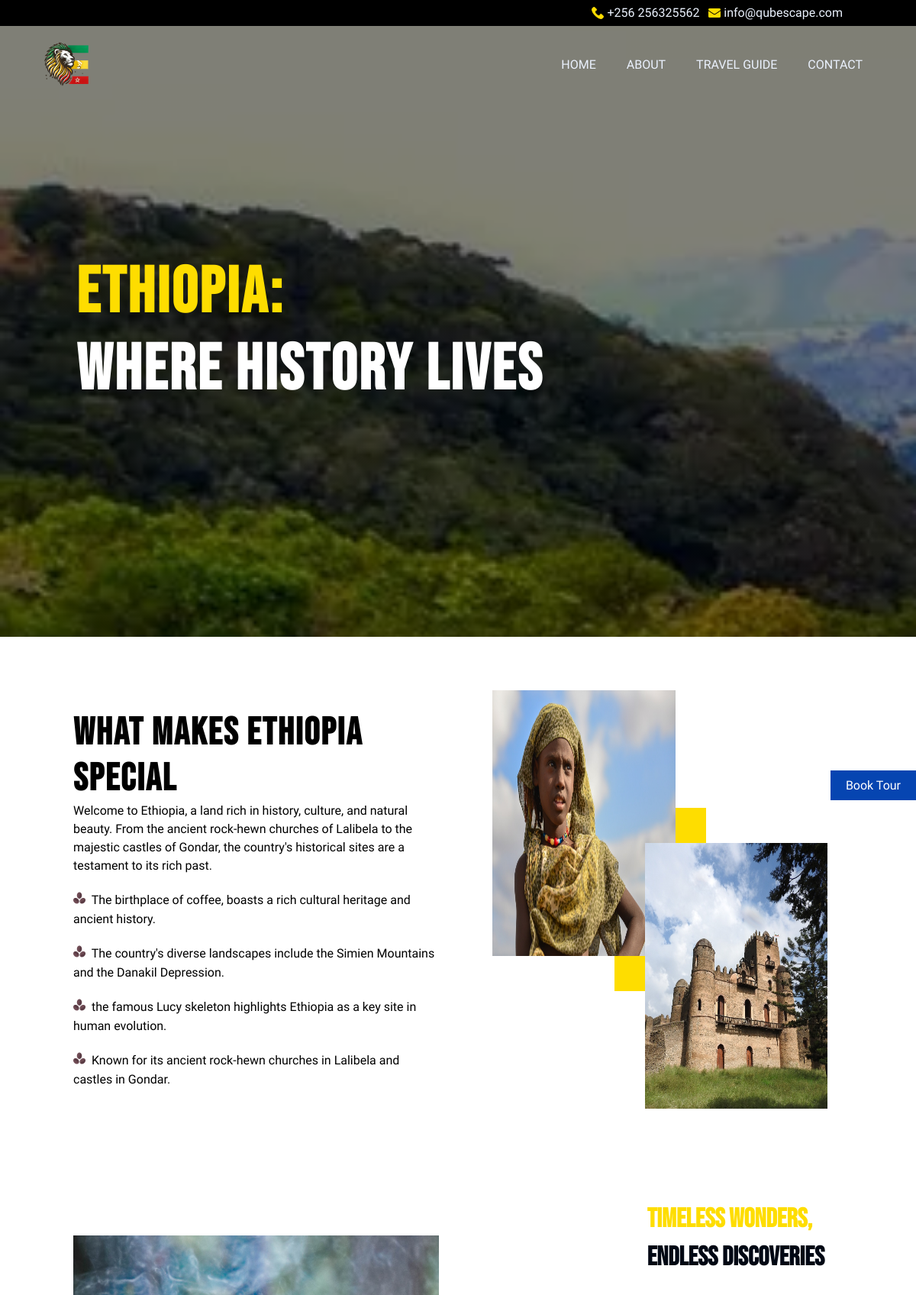
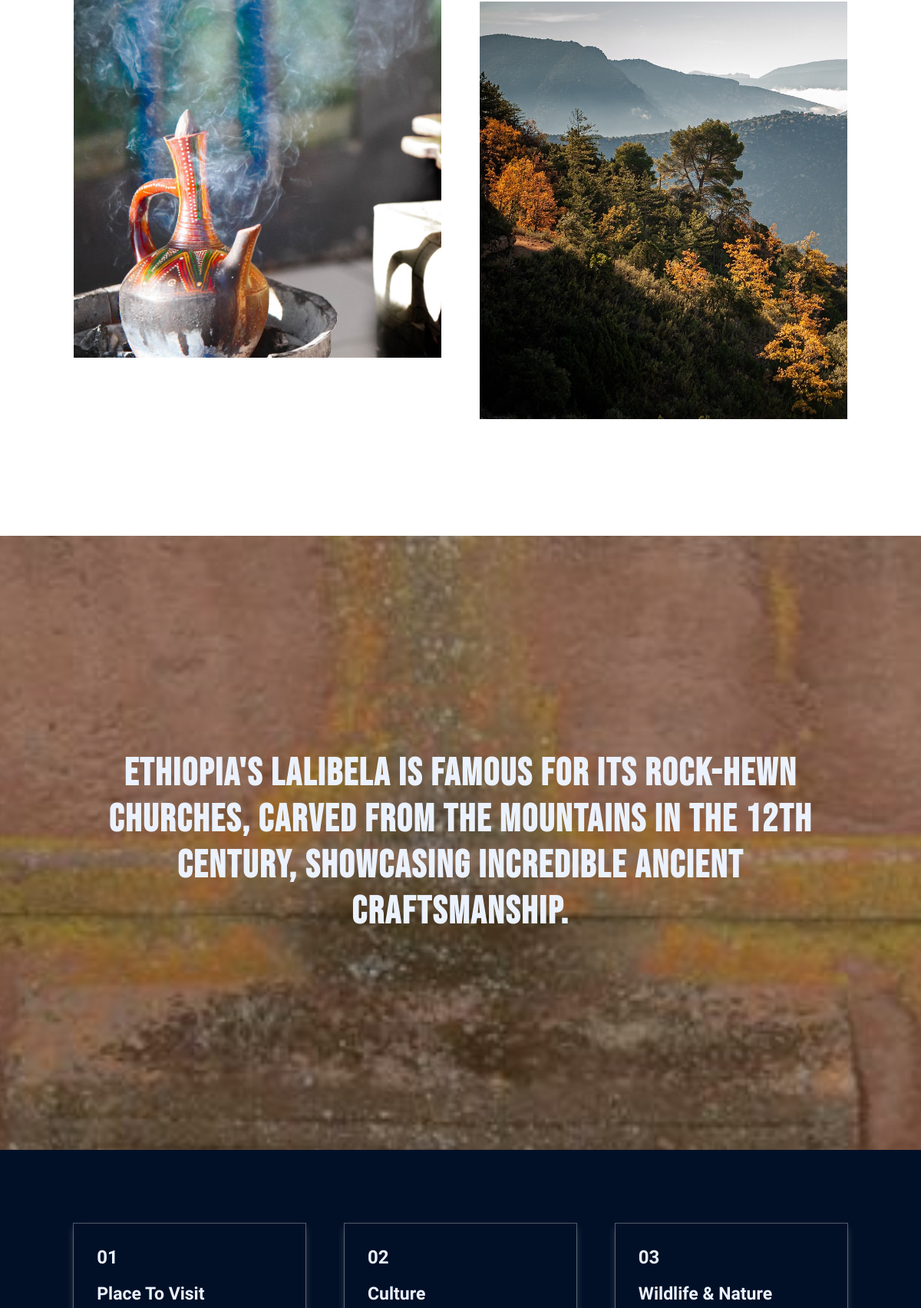
The page / (upper part) on the database its author committed (2 pictures, top to bottom).
### app/models.py (models this page shows, shortened)
class blogCategory(models.Model):
    name = models.CharField(max_length = 50)
    description = models.CharField(max_length=1000,blank=True)
    image = models.ImageField(upload_to='./blog')
    altTag = models.CharField(max_length=100, blank=True)
    slug = models.CharField(max_length=50)
    page_title = models.CharField(max_length=100, blank=True)
    meta = models.CharField(max_length=200, blank=True)
    index = models.CharField(max_length=8, choices=index, default="index")
    follow = models.CharField(max_length=8, choices=follow, default="follow")

### app/views.py (the view)
# urls.py: path('',views.home,name="home"),
def home(request):
    seo = page.objects.get(name = 'Home')
    category = blogCategory.objects.all()
    context = {
        'seo':seo,
        'category':category,
    }
    return render(request, 'index.html',context)

### app/Templates/index.html (shortened to what this page needs)
{% extends 'nav.html' %}
{% block content %}
{% load static %}
<div class="home">
<main>
    <div class="Bannerheading">
        <h1><span class="brand" data-aos="fade-up">Ethiopia:</span><br><span data-aos="fade-up"
                data-aos-delay="1000">Where History Lives</span></h1>
    </div>
    <a href="" id="tour">Book Tour</a>
</main>
<section class="about-Ethiopia" data-aos="fade-up" data-aos-duration="800">
    <div>
         <h2>What Makes Ethiopia Special</h2>
        <p>Welcome to Ethiopia, a land rich in history, culture, and natural beauty. From the ancient rock-hewn churches of Lalibela to the majestic castles of Gondar, the country's historical sites are a testament to its rich past.</p>
        <ul>
            <li><img src="{% static 'images/bean.png'%}" alt="">&nbsp; The birthplace of coffee, boasts a rich cultural heritage and ancient history.</li>
            <li><img src="{% static 'images/bean.png'%}" alt="">&nbsp; The country's diverse landscapes include the Simien Mountains and the Danakil Depression.</li>
            <li><img src="{% static 'images/bean.png'%}" alt="">&nbsp; the famous Lucy skeleton highlights Ethiopia as a key site in human evolution.</li>
            <li><img src="{% static 'images/bean.png'%}" alt="">&nbsp; Known for its ancient rock-hewn churches in Lalibela and castles in Gondar.</li>
        </ul>
    </div>
    <div class="two-image" data-aos="fade-left" data-aos-duration="1000">
        <img src="{% static 'images/denkil.jpg'%}" alt="" width="50%" height="70%">
                           <img  src="{% static 'images/gondar.jpg'%}" alt="" width="50%" height="70%">
    </div>
</section>
<section data-aos="fade-up">
    <h5 class="statement-two" data-aos="fade-left" data-aos-delay="800" data-aos-duration="1000">Timeless
        Wonders,<br><span class="brand">Endless Discoveries</span></h5>
    <div class="dgr-2 container">
        <div class="info" data-aos="fade-right" data-aos-duration="1000">
            <img class="bgimg" src="{% static 'images/coffee.jpg'%}" alt="">
        </div>
        <div class="info" data-aos="fade-left" data-aos-duration="1000">
            <img class="bgimg" src="{% static 'images/terrain.jpg'%}" alt="" height="100%">
        </div>
    </div>
</section>
<section class="video">
    <h2>Ethiopia's Lalibela is famous for its rock-hewn churches, carved from the mountains in the 12th century, showcasing incredible ancient craftsmanship.</h2>
</section>
<section class="recentblog dgr-3">
    {% for blog in category %}
    <a href="{% url 'blogcategory' blog.slug %}">
    <div class="post" {% if forloop.counter == 1 or forloop.counter == 4 %} data-aos="fade-left" {% elif forloop.counter == 2 or forloop.counter == 5 %} data-aos="fade-up" {% elif forloop.counter == 3 or forloop.counter == 6 %} data-aos="fade-right" {% endif %} data-aos-duration="1000" data-aos-delay="500">
        <div>
            <h5>0{{forloop.counter}}</h5>
            <h4 class="mb-2">{{blog.name}}</h4>
        </div>
    </div>
</a>
    {% endfor %}
</section>
</div>
{% endblock content %}

### static/css/style.css (style rules this page uses)
* { padding: 0; margin: 0; box-sizing: border-box; }
:root { --royablue: #0645B1; --black: #010814; --darkblue: #021027; --bluewhite: #ebf2fe; --green: #009a44; --yello: #fedd00; --pink: #ef3340; }
.home { width: 100%; height: auto; }
.mb-2 { margin-bottom: 5%; }
section { width: 100%; overflow: hidden; position: relative; }
html { font-size: 16px; font-family: "Fira Sans", sans-serif; }
h1 { font-family: "Bebas Neue", sans-serif; font-size: 84px; letter-spacing: 3px; }
h2 { font-family: "Bebas Neue", sans-serif; font-size: 50px; letter-spacing: 2px; }
h4 { font-size: 32px; }
h5 { font-size: 24px; }
p { font-size: 16px; line-height: 24px; }
.dgr-2 { display: grid; grid-template-columns: 1fr 1fr; column-gap: 50px; row-gap: 50px; }
.dgr-3 { display: grid; grid-template-columns: 1fr 1fr 1fr; column-gap: 5%; row-gap: 50px; }
.container { padding: 8%; }
main { width: 100%; height: 100%; background: linear-gradient(to right, rgba(0,0,0,0.5),rgba(0,0,0,.5)), url('../images/mountain1.webp'); background-size: cover; background-attachment: fixed; display: flex; align-items: center; padding: 0 100px; }
#tour { position: absolute; right: 0; top: 20%; padding: 10px 20px; text-decoration: none; color: white; background-color: var(--royablue); transition: 0.35s ease; }
.about-Ethiopia { padding: 8%; width: 100%; height: auto; display: grid; grid-template-columns: 1fr 1fr; column-gap: 50px; position: relative; overflow: hidden; }
.about-Ethiopia li { margin-top: 20px; list-style: none; line-height: 25px; }
.info { position: relative; height: 80%; overflow: hidden; }
.info:nth-child(2) { margin-top: 80px; }
.recentblog { width: 100%; height: auto; background:var(--darkblue); padding: 8%; }
.recentblog a { text-decoration: none; }
.video { width: 100%; height: 100vh; background-image: url('../images/rock-hewn-church.jpg'); background-size: cover; background-attachment: fixed; background-position: center; background-size: cover; background-repeat: no-repeat; }
.video h2 { width: 100%; height: 100vh; padding: 8%; color: var(--bluewhite); display: flex; align-items: center; text-align: center; background-color: rgba(0,0,0,.3); }
.two-image { display: flex; align-items: center; position: relative; }
.two-image::after { content: ""; width: 10vw; height: 30vh; background-color: var(--yello); position: absolute; top: 50%; left: 50%; transform: translate(-50%,-50%); z-index: -1; }
.two-image>:first-child { transform: translate(20px,-100px) !important; }
.two-image>:nth-child(2) { transform: translate(-20px,100px) !important; }

### rows shown on the page
blogCategory: name "Place To Visit"
blogCategory: name "Culture"
blogCategory: name "Wildlife & Nature"
